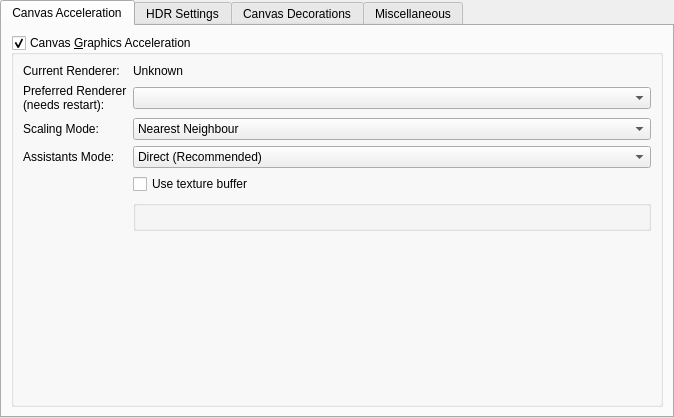
<?xml version="1.0" encoding="UTF-8"?>
<ui version="4.0">
 <author>
    SPDX-FileCopyrightText: none
    SPDX-License-Identifier: GPL-3.0-or-later
  </author>
 <class>WdgDisplaySettings</class>
 <widget class="QWidget" name="WdgDisplaySettings">
  <property name="geometry">
   <rect>
    <x>0</x>
    <y>0</y>
    <width>674</width>
    <height>413</height>
   </rect>
  </property>
  <property name="sizePolicy">
   <sizepolicy hsizetype="MinimumExpanding" vsizetype="MinimumExpanding">
    <horstretch>0</horstretch>
    <verstretch>0</verstretch>
   </sizepolicy>
  </property>
  <property name="windowTitle">
   <string>Display</string>
  </property>
  <layout class="QVBoxLayout" name="verticalLayout">
   <property name="leftMargin">
    <number>0</number>
   </property>
   <property name="topMargin">
    <number>0</number>
   </property>
   <property name="rightMargin">
    <number>0</number>
   </property>
   <property name="bottomMargin">
    <number>0</number>
   </property>
   <item>
    <widget class="QTabWidget" name="tabWidget">
     <property name="currentIndex">
      <number>0</number>
     </property>
     <widget class="QWidget" name="tab">
      <attribute name="title">
       <string>Canvas Acceleration</string>
      </attribute>
      <layout class="QGridLayout" name="gridLayout">
       <item row="0" column="0">
        <widget class="QGroupBox" name="grpOpenGL">
         <property name="sizePolicy">
          <sizepolicy hsizetype="Preferred" vsizetype="Preferred">
           <horstretch>0</horstretch>
           <verstretch>0</verstretch>
          </sizepolicy>
         </property>
         <property name="title">
          <string>Canvas &amp;Graphics Acceleration</string>
         </property>
         <property name="checkable">
          <bool>true</bool>
         </property>
         <layout class="QGridLayout">
          <item row="5" column="1">
           <widget class="QCheckBox" name="chkUseTextureBuffer">
            <property name="sizePolicy">
             <sizepolicy hsizetype="Preferred" vsizetype="Fixed">
              <horstretch>0</horstretch>
              <verstretch>0</verstretch>
             </sizepolicy>
            </property>
            <property name="toolTip">
             <string>&lt;html&gt;&lt;head/&gt;&lt;body&gt;&lt;p&gt;Use Texture Buffering. This can be faster on some GPU/Driver combinations (like Intel) or broken on some others (like AMD/Radeon).&lt;/p&gt;&lt;/body&gt;&lt;/html&gt;</string>
            </property>
            <property name="text">
             <string>Use texture buffer</string>
            </property>
           </widget>
          </item>
          <item row="6" column="1">
           <widget class="KisWarningBlock" name="grpOpenGLWarnings">
            <property name="title">
             <string/>
            </property>
           </widget>
          </item>
          <item row="2" column="1">
           <widget class="QComboBox" name="cmbPreferredRenderer">
            <property name="sizePolicy">
             <sizepolicy hsizetype="Preferred" vsizetype="Fixed">
              <horstretch>0</horstretch>
              <verstretch>0</verstretch>
             </sizepolicy>
            </property>
           </widget>
          </item>
          <item row="3" column="1">
           <widget class="QComboBox" name="cmbFilterMode">
            <property name="sizePolicy">
             <sizepolicy hsizetype="Preferred" vsizetype="Fixed">
              <horstretch>0</horstretch>
              <verstretch>0</verstretch>
             </sizepolicy>
            </property>
            <property name="currentIndex">
             <number>0</number>
            </property>
            <item>
             <property name="text">
              <string>Nearest Neighbour</string>
             </property>
            </item>
            <item>
             <property name="text">
              <string>Bilinear Filtering</string>
             </property>
            </item>
            <item>
             <property name="text">
              <string>Trilinear Filtering</string>
             </property>
            </item>
            <item>
             <property name="text">
              <string>High Quality Filtering</string>
             </property>
            </item>
           </widget>
          </item>
          <item row="3" column="0">
           <widget class="QLabel" name="label">
            <property name="sizePolicy">
             <sizepolicy hsizetype="Minimum" vsizetype="Minimum">
              <horstretch>0</horstretch>
              <verstretch>0</verstretch>
             </sizepolicy>
            </property>
            <property name="text">
             <string>Scaling Mode:</string>
            </property>
            <property name="wordWrap">
             <bool>true</bool>
            </property>
           </widget>
          </item>
          <item row="4" column="0">
           <widget class="QLabel" name="lblAssistantsDrawMode">
            <property name="sizePolicy">
             <sizepolicy hsizetype="Minimum" vsizetype="Minimum">
              <horstretch>0</horstretch>
              <verstretch>0</verstretch>
             </sizepolicy>
            </property>
            <property name="text">
             <string>Assistants Mode:</string>
            </property>
            <property name="wordWrap">
             <bool>true</bool>
            </property>
           </widget>
          </item>
          <item row="4" column="1">
           <widget class="QComboBox" name="cmbAssistantsDrawMode">
            <property name="sizePolicy">
             <sizepolicy hsizetype="Preferred" vsizetype="Fixed">
              <horstretch>0</horstretch>
              <verstretch>0</verstretch>
             </sizepolicy>
            </property>
            <property name="toolTip">
             <string>&lt;html&gt;&lt;head/&gt;&lt;body&gt;&lt;p&gt;Can be used to troubleshoot performance or artifacting problems with drawing assistants.
              &lt;/p&gt;&lt;p&gt;Changing the pixmap cache size requires a restart.&lt;/p&gt;&lt;/body&gt;&lt;/html&gt;</string>
            </property>
            <property name="currentIndex">
             <number>0</number>
            </property>
            <item>
             <property name="text">
              <string>Direct (Recommended)</string>
             </property>
            </item>
            <item>
             <property name="text">
              <string>Pixmap Cache</string>
             </property>
            </item>
            <item>
             <property name="text">
              <string>Large Pixmap Cache</string>
             </property>
            </item>
           </widget>
          </item>
          <item row="2" column="0">
           <widget class="QLabel" name="lblPreferredRenderer">
            <property name="sizePolicy">
             <sizepolicy hsizetype="Fixed" vsizetype="Minimum">
              <horstretch>0</horstretch>
              <verstretch>0</verstretch>
             </sizepolicy>
            </property>
            <property name="text">
             <string>Preferred Renderer (needs restart):</string>
            </property>
            <property name="wordWrap">
             <bool>true</bool>
            </property>
           </widget>
          </item>
          <item row="1" column="1">
           <widget class="QLabel" name="lblCurrentRenderer">
            <property name="text">
             <string>Unknown</string>
            </property>
           </widget>
          </item>
          <item row="1" column="0">
           <widget class="QLabel" name="label_6">
            <property name="text">
             <string>Current Renderer:</string>
            </property>
            <property name="wordWrap">
             <bool>true</bool>
            </property>
           </widget>
          </item>
          <item row="7" column="0" colspan="2">
           <spacer name="verticalSpacer_3">
            <property name="orientation">
             <enum>Qt::Vertical</enum>
            </property>
            <property name="sizeHint" stdset="0">
             <size>
              <width>20</width>
              <height>40</height>
             </size>
            </property>
           </spacer>
          </item>
         </layout>
        </widget>
       </item>
      </layout>
     </widget>
     <widget class="QWidget" name="tabHDR">
      <property name="enabled">
       <bool>true</bool>
      </property>
      <attribute name="title">
       <string>HDR Settings</string>
      </attribute>
      <layout class="QFormLayout" name="formLayout">
       <item row="0" column="1">
        <widget class="QLabel" name="lblCurrentDisplayFormat">
         <property name="text">
          <string>Current Display Format</string>
         </property>
        </widget>
       </item>
       <item row="0" column="0">
        <widget class="QLabel" name="label_7">
         <property name="text">
          <string>Display Format:</string>
         </property>
        </widget>
       </item>
       <item row="1" column="1">
        <widget class="QLabel" name="lblCurrentRootSurfaceFormat">
         <property name="text">
          <string>Current Surface Value</string>
         </property>
        </widget>
       </item>
       <item row="1" column="0">
        <widget class="QLabel" name="label_5">
         <property name="text">
          <string>Current Output Format:</string>
         </property>
        </widget>
       </item>
       <item row="2" column="1">
        <widget class="QComboBox" name="cmbPreferedRootSurfaceFormat"/>
       </item>
       <item row="2" column="0">
        <widget class="QLabel" name="label_9">
         <property name="text">
          <string>Preferred Output Format:</string>
         </property>
        </widget>
       </item>
       <item row="3" column="1">
        <widget class="KisWarningBlock" name="grpHDRWarning">
         <property name="title">
          <string/>
         </property>
        </widget>
       </item>
       <item row="4" column="0" colspan="2">
        <spacer name="verticalSpacer_2">
         <property name="orientation">
          <enum>Qt::Vertical</enum>
         </property>
         <property name="sizeHint" stdset="0">
          <size>
           <width>20</width>
           <height>40</height>
          </size>
         </property>
        </spacer>
       </item>
      </layout>
     </widget>
     <widget class="QWidget" name="tab_3">
      <attribute name="title">
       <string>Canvas Decorations</string>
      </attribute>
      <layout class="QFormLayout" name="formLayout_2">
       <item row="0" column="0" colspan="2">
        <widget class="QGroupBox" name="groupBox">
         <property name="title">
          <string>Transparency Checkerboard:</string>
         </property>
         <layout class="QFormLayout" name="formLayout_9">
          <item row="0" column="0">
           <widget class="QLabel" name="label_4">
            <property name="text">
             <string>Color 1:</string>
            </property>
           </widget>
          </item>
          <item row="0" column="1">
           <widget class="KisColorButton" name="colorChecks1">
            <property name="sizePolicy">
             <sizepolicy hsizetype="Fixed" vsizetype="Fixed">
              <horstretch>0</horstretch>
              <verstretch>0</verstretch>
             </sizepolicy>
            </property>
           </widget>
          </item>
          <item row="1" column="1">
           <widget class="KisColorButton" name="colorChecks2">
            <property name="sizePolicy">
             <sizepolicy hsizetype="Fixed" vsizetype="Fixed">
              <horstretch>0</horstretch>
              <verstretch>0</verstretch>
             </sizepolicy>
            </property>
           </widget>
          </item>
          <item row="1" column="0">
           <widget class="QLabel" name="label_10">
            <property name="text">
             <string>Color 2:</string>
            </property>
           </widget>
          </item>
          <item row="2" column="0">
           <widget class="QLabel" name="lblCheckSize">
            <property name="text">
             <string>Size:</string>
            </property>
           </widget>
          </item>
          <item row="2" column="1">
           <widget class="KisIntParseSpinBox" name="intCheckSize">
            <property name="suffix">
             <string> px</string>
            </property>
            <property name="maximum">
             <number>256</number>
            </property>
            <property name="value">
             <number>32</number>
            </property>
           </widget>
          </item>
         </layout>
        </widget>
       </item>
       <item row="1" column="0">
        <widget class="QLabel" name="lblCanvasBorderColor">
         <property name="text">
          <string>Canvas Border Color:</string>
         </property>
         <property name="alignment">
          <set>Qt::AlignRight|Qt::AlignTrailing|Qt::AlignVCenter</set>
         </property>
        </widget>
       </item>
       <item row="1" column="1">
        <widget class="KisColorButton" name="canvasBorder">
         <property name="sizePolicy">
          <sizepolicy hsizetype="Fixed" vsizetype="Fixed">
           <horstretch>0</horstretch>
           <verstretch>0</verstretch>
          </sizepolicy>
         </property>
        </widget>
       </item>
       <item row="2" column="0" colspan="2">
        <widget class="QGroupBox" name="groupBox_2">
         <property name="title">
          <string>Pixel Grid:</string>
         </property>
         <layout class="QFormLayout" name="formLayout_3">
          <item row="0" column="0">
           <widget class="QLabel" name="label_11">
            <property name="text">
             <string>Color:</string>
            </property>
           </widget>
          </item>
          <item row="0" column="1">
           <widget class="KisColorButton" name="pixelGridColorButton">
            <property name="sizePolicy">
             <sizepolicy hsizetype="Fixed" vsizetype="Fixed">
              <horstretch>0</horstretch>
              <verstretch>0</verstretch>
             </sizepolicy>
            </property>
           </widget>
          </item>
          <item row="1" column="0">
           <widget class="QLabel" name="gridThresholdLabel">
            <property name="text">
             <string>Start showing at:</string>
            </property>
           </widget>
          </item>
          <item row="1" column="1">
           <widget class="QDoubleSpinBox" name="pixelGridDrawingThresholdBox">
            <property name="suffix">
             <string>%</string>
            </property>
            <property name="maximum">
             <double>9999.000000000000000</double>
            </property>
           </widget>
          </item>
         </layout>
        </widget>
       </item>
       <item row="3" column="0" colspan="2">
        <widget class="QGroupBox" name="groupBox_3">
         <property name="title">
          <string>Selection Overlay:</string>
         </property>
         <layout class="QFormLayout" name="formLayout_6">
          <item row="0" column="0">
           <widget class="QLabel" name="label_2">
            <property name="sizePolicy">
             <sizepolicy hsizetype="Minimum" vsizetype="Preferred">
              <horstretch>0</horstretch>
              <verstretch>0</verstretch>
             </sizepolicy>
            </property>
            <property name="text">
             <string>Outline opacity:</string>
            </property>
            <property name="alignment">
             <set>Qt::AlignRight|Qt::AlignTrailing|Qt::AlignVCenter</set>
            </property>
           </widget>
          </item>
          <item row="0" column="1">
           <widget class="KisDoubleSliderSpinBox" name="sldSelectionOutlineOpacity"/>
          </item>
          <item row="1" column="0">
           <widget class="QLabel" name="label_12">
            <property name="text">
             <string>Overlay color:</string>
            </property>
           </widget>
          </item>
          <item row="1" column="1">
           <widget class="KisColorButton" name="btnSelectionOverlayColor">
            <property name="sizePolicy">
             <sizepolicy hsizetype="Fixed" vsizetype="Fixed">
              <horstretch>0</horstretch>
              <verstretch>0</verstretch>
             </sizepolicy>
            </property>
            <property name="text">
             <string/>
            </property>
           </widget>
          </item>
          <item row="2" column="0">
           <widget class="QLabel" name="label_3">
            <property name="text">
             <string>Overlay opacity:</string>
            </property>
           </widget>
          </item>
          <item row="2" column="1">
           <widget class="KisDoubleSliderSpinBox" name="sldSelectionOverlayOpacity">
            <property name="minimumSize">
             <size>
              <width>50</width>
              <height>20</height>
             </size>
            </property>
           </widget>
          </item>
         </layout>
        </widget>
       </item>
      </layout>
     </widget>
     <widget class="QWidget" name="tab_4">
      <attribute name="title">
       <string>Miscellaneous</string>
      </attribute>
      <layout class="QFormLayout" name="formLayout_5">
       <item row="6" column="1">
        <widget class="QCheckBox" name="chkClippingMaskView">
         <property name="text">
          <string>Enable Clipping Mask view</string>
         </property>
        </widget>
       </item>
       <item row="7" column="0" colspan="2">
        <spacer name="verticalSpacer_5">
         <property name="orientation">
          <enum>Qt::Vertical</enum>
         </property>
         <property name="sizeHint" stdset="0">
          <size>
           <width>0</width>
           <height>0</height>
          </size>
         </property>
        </spacer>
       </item>
       <item row="0" column="1">
        <widget class="QCheckBox" name="hideScrollbars">
         <property name="text">
          <string>Hide Canvas Scrollbars</string>
         </property>
         <property name="checked">
          <bool>false</bool>
         </property>
        </widget>
       </item>
       <item row="1" column="1">
        <widget class="QCheckBox" name="chkCurveAntialiasing">
         <property name="text">
          <string>Enable curve anti-aliasing</string>
         </property>
        </widget>
       </item>
       <item row="2" column="1">
        <widget class="QCheckBox" name="chkHidePopups">
         <property name="text">
          <string>Hide layer thumbnail popup</string>
         </property>
        </widget>
       </item>
       <item row="3" column="1">
        <widget class="QCheckBox" name="chkChannelsAsColor">
         <property name="text">
          <string>Color channels in color</string>
         </property>
         <property name="checked">
          <bool>false</bool>
         </property>
        </widget>
       </item>
       <item row="4" column="1">
        <widget class="QCheckBox" name="chkSelectionOutlineAntialiasing">
         <property name="text">
          <string>Enable selection outline anti-aliasing</string>
         </property>
        </widget>
       </item>
       <item row="5" column="1">
        <widget class="QCheckBox" name="chkMoving">
         <property name="toolTip">
          <string>If checked, the checkers will move when scrolling the canvas.</string>
         </property>
         <property name="whatsThis">
          <string>Determines whether the checks will stay put or whether they will scroll together with the canvas</string>
         </property>
         <property name="text">
          <string>&amp;Move checkers when scrolling</string>
         </property>
         <property name="checked">
          <bool>true</bool>
         </property>
        </widget>
       </item>
      </layout>
     </widget>
    </widget>
   </item>
  </layout>
 </widget>
 <customwidgets>
  <customwidget>
   <class>KisIntParseSpinBox</class>
   <extends>QSpinBox</extends>
   <header>kis_int_parse_spin_box.h</header>
  </customwidget>
  <customwidget>
   <class>KisColorButton</class>
   <extends>QPushButton</extends>
   <header>kis_color_button.h</header>
  </customwidget>
  <customwidget>
   <class>KisWarningBlock</class>
   <extends>QGroupBox</extends>
   <header location="global">kis_warning_block.h</header>
   <container>1</container>
  </customwidget>
  <customwidget>
   <class>KisDoubleSliderSpinBox</class>
   <extends>QDoubleSpinBox</extends>
   <header location="global">kis_slider_spin_box.h</header>
   <container>1</container>
  </customwidget>
 </customwidgets>
 <resources/>
 <connections/>
</ui>
